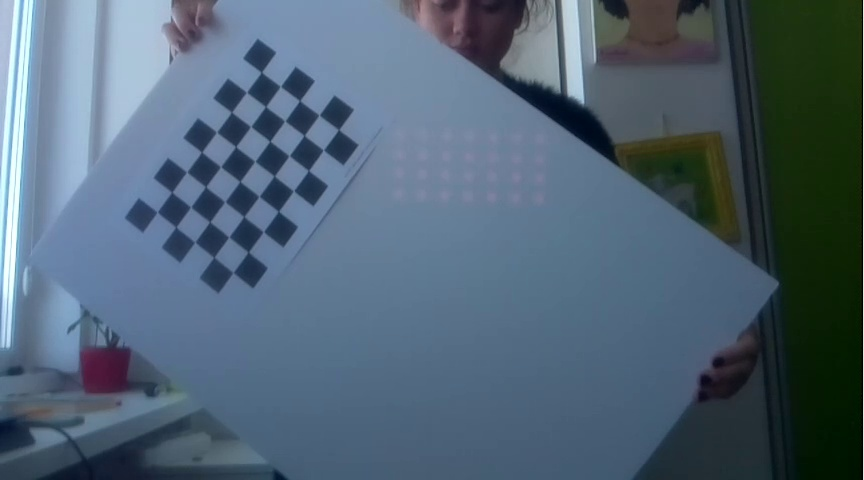
#> input picture Calibration/miscellaneous/cal-img-cb1/frame1024.jpg, 864 x 480 px; its folder holds 4 pictures in this run
$ python CalibrateCamera-cb2.py
#> lines starting #> are read from the running program, lines starting #| are printed output that depends on the picture; after the words box and inside, x2 and y2 are one past the last pixel; in counts of white or black regions, pixels touching at a corner belong together
# System information:
# - Linux Mint 18.1 Cinnamon 64-bit
# - Python 2.7 with OpenCV 3.2.0
# Resources:
# - OpenCV-Python tutorial for calibration: http://opencv-python-tutroals.readthedocs.io/en/latest/py_tutorials/py_calib3d/py_calibration/py_calibration.html
#   - Variable names were changed for clarity

import numpy
import cv2
import pickle
import glob
import time
import yaml

# Create arrays you'll use to store object points and image points from all images processed
objpoints = [] # 3D point in real world space where chess squares are
imgpoints = [] # 2D point in image plane, determined by CV2

# Chessboard variables
CHESSBOARD_CORNERS_ROWCOUNT = 8
CHESSBOARD_CORNERS_COLCOUNT = 5

# Theoretical object points for the chessboard we're calibrating against,
# These will come out like:
#     (0, 0, 0), (1, 0, 0), ...,
#     (CHESSBOARD_CORNERS_ROWCOUNT-1, CHESSBOARD_CORNERS_COLCOUNT-1, 0)
# Note that the Z value for all stays at 0, as this is a printed out 2D image
# And also that the max point is -1 of the max because we're zero-indexing
# The following line generates all the tuples needed at (0, 0, 0)
objp = numpy.zeros((CHESSBOARD_CORNERS_ROWCOUNT*CHESSBOARD_CORNERS_COLCOUNT,3), numpy.float32)
# The following line fills the tuples just generated with their values (0, 0, 0), (1, 0, 0), ...
objp[:,:2] = numpy.mgrid[0:CHESSBOARD_CORNERS_ROWCOUNT,0:CHESSBOARD_CORNERS_COLCOUNT].T.reshape(-1, 2)

# Need a set of images or a video taken with the camera you want to calibrate
# I'm using a set of images taken with the camera with the naming convention:
# 'camera-pic-of-chessboard-<NUMBER>.jpg'
images = glob.glob('miscellaneous/cal-img-cb1/frame*.jpg')
# All images used should be the same size, which if taken with the same camera shouldn't be a problem
imageSize = None # Determined at runtime

# Loop through images glob'ed
for iname in images:
    # Open the image
    img = cv2.imread(iname)
#> img is the input picture: shape (480, 864, 3); mean B, G, R 116.5, 100.4, 80.9
    # Grayscale the image
    gray = cv2.cvtColor(img, cv2.COLOR_BGR2GRAY)
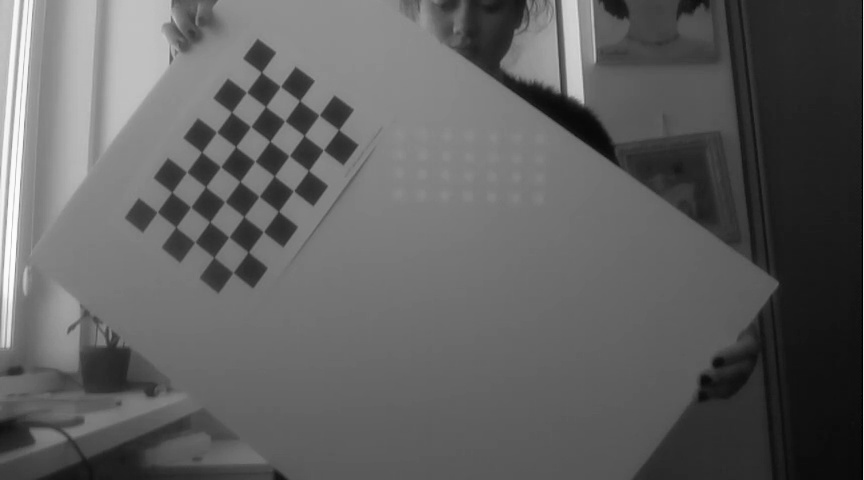
#> gray: shape (480, 864); min 1, max 254, mean 96.5

    # Find chessboard in the image, setting PatternSize(2nd arg) to a tuple of (#rows, #columns)
    board, corners = cv2.findChessboardCorners(gray, (CHESSBOARD_CORNERS_ROWCOUNT,CHESSBOARD_CORNERS_COLCOUNT), None)
#> board = True; corners = 40 rows, first 8: [157.2, 212], [171.6, 192], [186.6, 171.9], [201.6, 152.1], [216.5, 132], [231.4, 112.1], [246.5, 92.3], [261.5, 72.17]

    # If a chessboard was found, let's collect image/corner points
    if board == True:
        # Add the points in 3D that we just discovered
        objpoints.append(objp)

        # Enhance corner accuracy with cornerSubPix
        corners_acc = cv2.cornerSubPix(
                image=gray,
                corners=corners,
                winSize=(11, 11),
                zeroZone=(-1, -1),
                criteria=(cv2.TERM_CRITERIA_EPS + cv2.TERM_CRITERIA_MAX_ITER, 30, 0.001)) # Last parameter is about termination critera
#> corners_acc = 40 rows, first 8: [157.2, 212.1], [171.7, 192.2], [186.7, 172], [201.6, 152.1], [216.6, 132], [231.5, 112.2], [246.5, 92.15], [261.4, 72.31]
        imgpoints.append(corners_acc)

        # If our image size is unknown, set it now
        if not imageSize:
            imageSize = gray.shape[::-1]
#> imageSize = (864, 480)

        # Draw the corners to a new image to show whoever is performing the calibration
        # that the board was properly detected
        img = cv2.drawChessboardCorners(img, (CHESSBOARD_CORNERS_ROWCOUNT, CHESSBOARD_CORNERS_COLCOUNT), corners_acc, board)
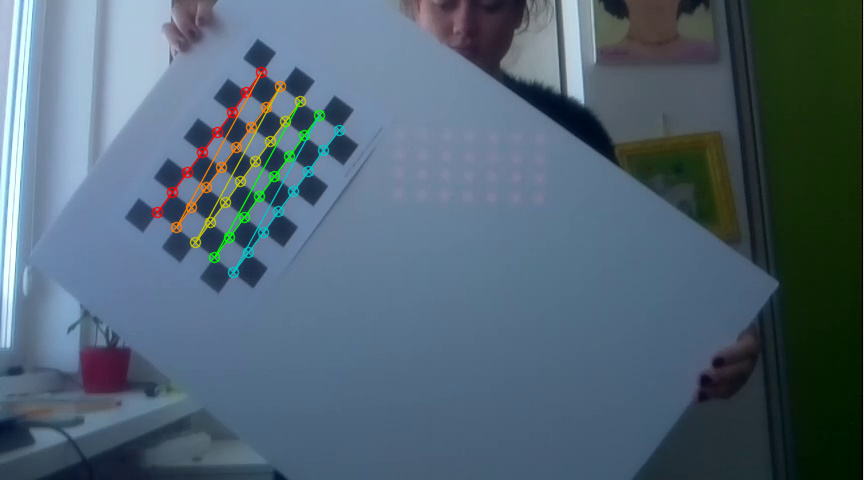
#> img: shape (480, 864, 3); 1.74% of pixels changed, all inside (x1, y1, x2, y2) = (151, 66, 346, 279)
        # Pause to display each image, waiting for key press
        cv2.imshow('Chessboard', img)
        cv2.waitKey(1)
        #time.sleep(1)
    else:
        print("Not able to detect a chessboard in image: {}".format(iname))
#> pass 2 of the loop `for iname in images:`:
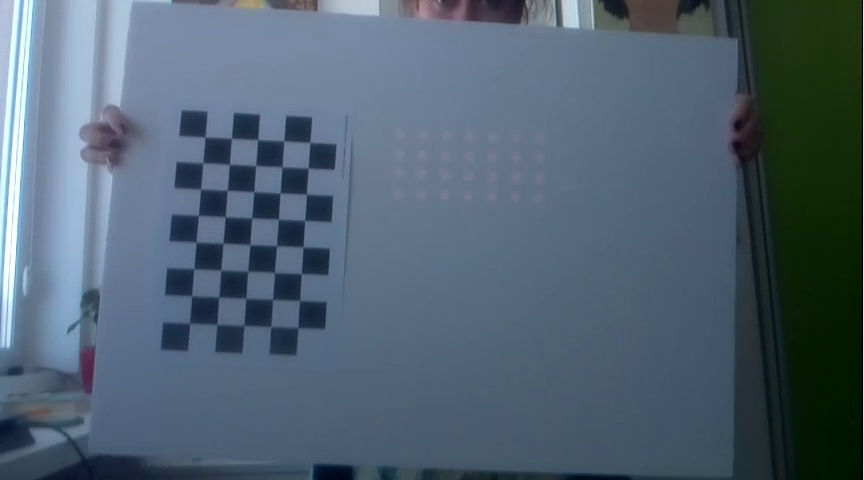
#> input picture Calibration/miscellaneous/cal-img-cb1/frame1054.jpg, 864 x 480 px
#> img is the input picture: shape (480, 864, 3); mean B, G, R 114.1, 98.8, 80.6
#> `gray = cv2.cvtColor(img, cv2.COLOR_BGR2GRAY)`:
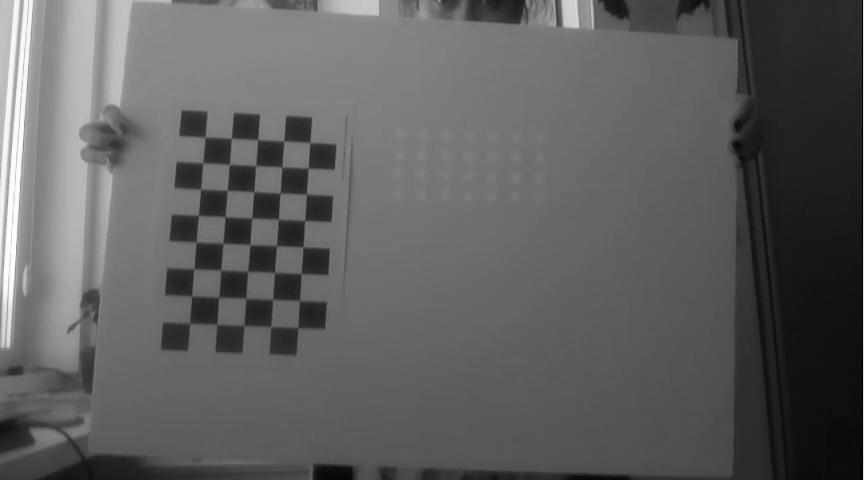
#> gray: shape (480, 864); min 1, max 255, mean 95.1
#> corners = 40 rows, first 8: [189.7, 323], [192, 295.6], [193.9, 268.8], [196.1, 242.1], [198.5, 215.5], [200.8, 188.7], [202.8, 163], [205.2, 136.9]
#> corners_acc = 40 rows, first 8: [189.7, 323.1], [191.7, 295.9], [193.8, 268.7], [196.1, 242], [198.4, 215.4], [200.6, 189.1], [202.8, 162.9], [205.1, 137.1]
#> `img = cv2.drawChessboardCorners(img, (CHESSBOARD_CORNERS_ROWCOUNT, CHE..`:
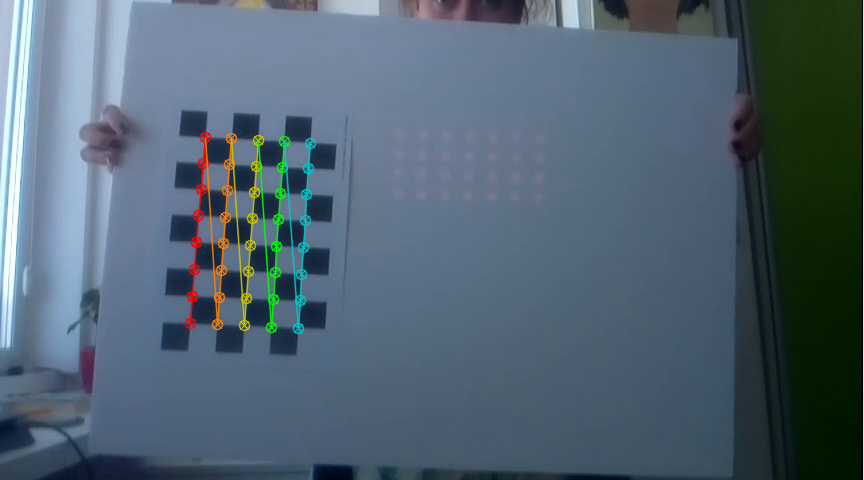
#> img: shape (480, 864, 3); 1.94% of pixels changed, all inside (x1, y1, x2, y2) = (184, 131, 317, 335)
#> pass 3 of the loop `for iname in images:`:
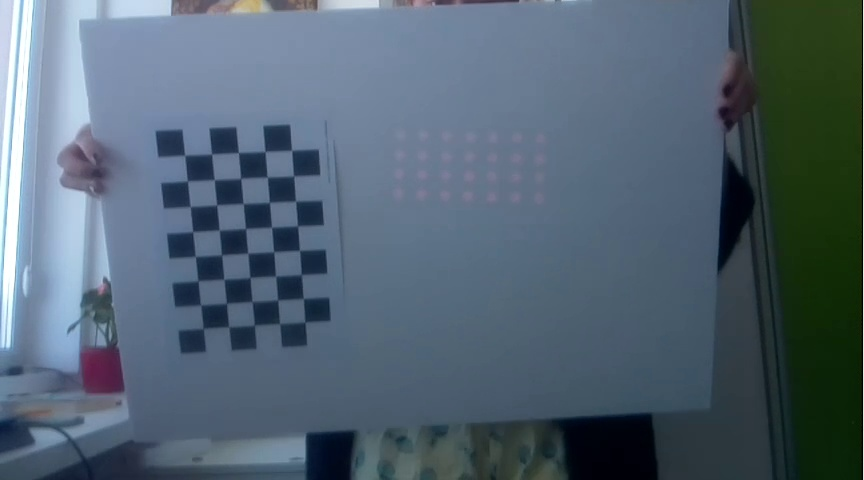
#> input picture Calibration/miscellaneous/cal-img-cb1/frame1077.jpg, 864 x 480 px
#> img is the input picture: shape (480, 864, 3); mean B, G, R 113.9, 100.1, 83
#> `gray = cv2.cvtColor(img, cv2.COLOR_BGR2GRAY)`:
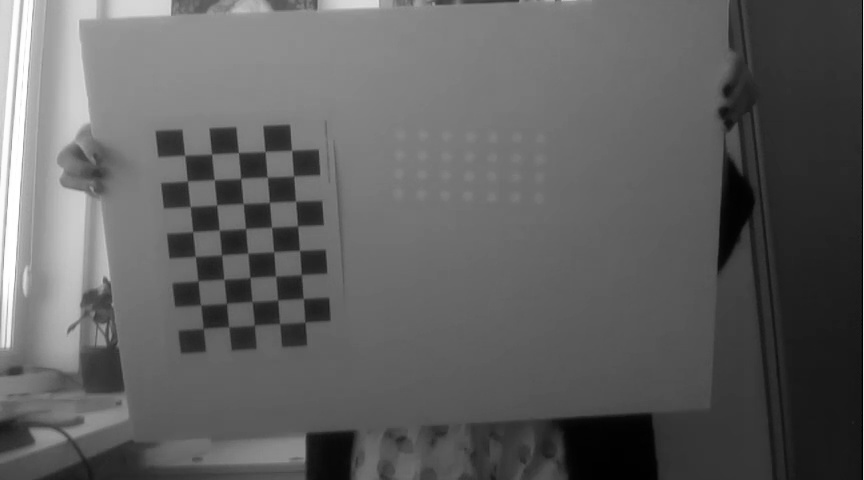
#> gray: shape (480, 864); min 1, max 255, mean 96.5
#> corners = 40 rows, first 8: [203.6, 329.3], [200.7, 305.2], [198, 281.2], [195.5, 256.5], [192.7, 231.5], [190.4, 206.6], [187.5, 181], [184.6, 155.4]
#> corners_acc = 40 rows, first 8: [203.3, 328.3], [200.7, 305.1], [197.9, 280.8], [195.3, 256.5], [192.6, 231.7], [190.2, 206.7], [187.4, 180.9], [184.7, 155.3]
#> `img = cv2.drawChessboardCorners(img, (CHESSBOARD_CORNERS_ROWCOUNT, CHE..`:
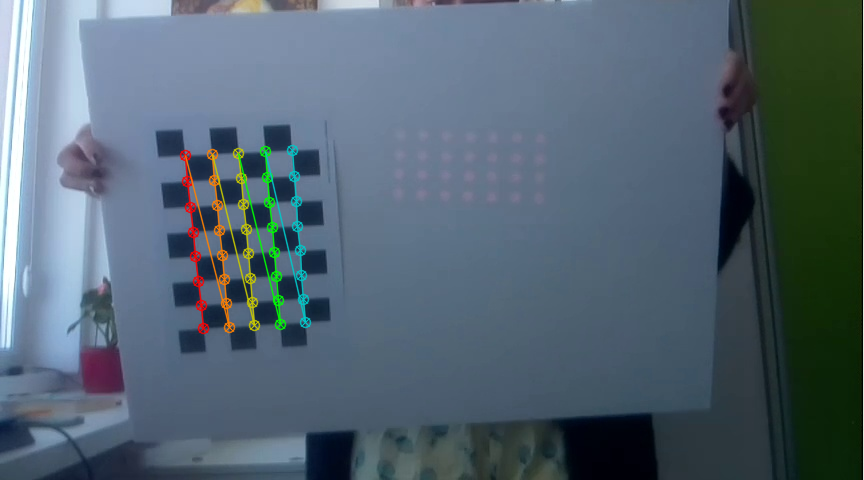
#> img: shape (480, 864, 3); 1.86% of pixels changed, all inside (x1, y1, x2, y2) = (179, 144, 312, 335)
#> the loop made 4 passes; the first 3 are shown

# Destroy any open CV windows
cv2.destroyAllWindows()

# Make sure at least one image was found
if len(images) < 1:
    # Calibration failed because there were no images, warn the user
    print("Calibration was unsuccessful. No images of chessboards were found. Add images of chessboards and use or alter the naming conventions used in this file.")
    # Exit for failure
    exit()

# Make sure we were able to calibrate on at least one chessboard by checking
# if we ever determined the image size
if not imageSize:
    # Calibration failed because we didn't see any chessboards of the PatternSize used
    print("Calibration was unsuccessful. We couldn't detect chessboards in any of the images supplied. Try changing the patternSize passed into findChessboardCorners(), or try different pictures of chessboards.")
    # Exit for failure
    exit()

# Now that we've seen all of our images, perform the camera calibration
# based on the set of points we've discovered
calibration, cameraMatrix, distCoeffs, rvecs, tvecs = cv2.calibrateCamera(
        objectPoints=objpoints,
        imagePoints=imgpoints,
        imageSize=imageSize,
        cameraMatrix=None,
        distCoeffs=None)

# Print matrix and distortion coefficient to the console
print(cameraMatrix)
print(distCoeffs)

# Save values to be used where matrix+dist is required, for instance for posture estimation
# I save files in a pickle file, but you can use yaml or whatever works for you

#save it in yaml maybe, we'll see
f = open('calibration-files/calibration.yaml', 'wb')
#> (the run stopped early here; a loop or call above may not have finished)
